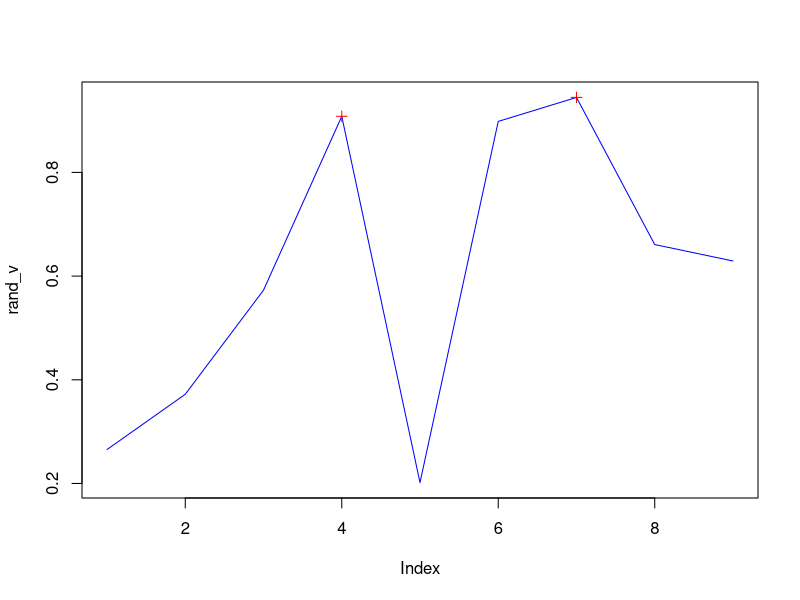

Source code (R):
rm(list=ls())
set.seed(1)
plotmax <- function(n){
  rand_v <- runif(n)
  plot(rand_v,type='l',col='blue')
  position_localmax = c() #blank vector to add the position
  maxima= c() #blank vector to add the max 
  for (i in 2:(n-1)){
    if ((rand_v[i-1]<rand_v[i]) && (rand_v[i]>rand_v[i+1])) {
      #points(position_localmax,maxima,pch=3,col='red') Need this line or line 15 to draw the point
      position_localmax <- c(position_localmax, i) #grow the vector by eg. v <- c( v, newvalue)
      maxima <- c(maxima,rand_v[i])
    }
  }
  points(position_localmax,maxima,pch=3,col='red') #x is pos, maxima is y
  return(list(position_localmax,maxima))
}

plotmax(9)


